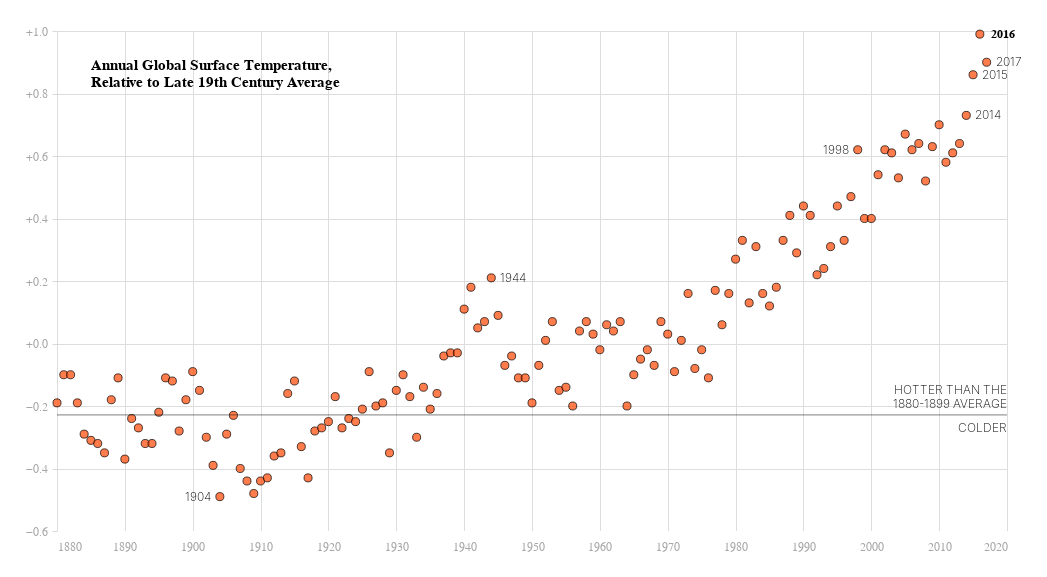

The cell this chart's notebook holds for it:
### Markdown cell above
#### 7. Collect all parts into one chart

### Code cell
(mainChart+line_chart+chart_title+colder_text+hotter_text+bold_text+text_left+text_right).properties(width = 950, height = 500, background = 'white', padding = 25).configure_view(
    strokeWidth=0)

### Figure 1 — Vega-Lite specification as saved in the notebook (floating-point values rounded to 4 significant figures; data arrays with more than 128 entries replaced by an {"elided": "..."} marker saying what was removed)
{"config": {"view": {"continuousWidth": 400, "continuousHeight": 300, "strokeWidth": 0}}, "layer": [{"data": {"name": "data-6eb15bf4e6e5f2c724f1ade2ba988bfb"}, "mark": {"type": "point", "color": "orangered", "filled": true, "size": 65, "stroke": "black", "strokeWidth": 1}, "encoding": {"x": {"type": "quantitative", "axis": {"domainColor": "white", "format": "1000f", "labelColor": "grey", "labelFontSize": 12, "labelOpacity": 0.7, "labelPadding": 5, "tickColor": "white", "tickCount": 10, "tickMinStep": 10}, "field": "Year", "scale": {"domain": [1880, 2020]}, "title": null}, "y": {"type": "quantitative", "axis": {"domainOpacity": 0, "format": "+.1f", "labelColor": "grey", "labelFontSize": 12, "labelOpacity": 0.7, "labelPadding": 5, "tickColor": "grey", "tickCount": 9, "tickMinStep": 0.2, "tickOpacity": 0.3}, "field": "J-D", "title": null}}}, {"data": {"name": "data-7a308401a6c4dd4e370c4729ef7bbfe2"}, "mark": {"type": "rule", "color": "black", "opacity": 0.5}, "encoding": {"y": {"type": "quantitative", "field": "y"}}}, {"data": {"name": "data-b47fb05836352c68f302dae248cf58f3"}, "mark": {"type": "text", "align": "left", "fontSize": 15, "fontWeight": "bold", "lineBreak": "\n", "text": "Annual Global Surface Temperature, \nRelative to Late 19th Century Average"}, "encoding": {"x": {"type": "quantitative", "field": "X"}, "y": {"type": "quantitative", "field": "Y"}}}, {"data": {"name": "data-3e1c78bd25d70dd2cb1bc499fe586176"}, "mark": {"type": "text", "align": "right", "fontSize": 12, "fontWeight": 200, "text": "COLDER"}, "encoding": {"x": {"type": "quantitative", "field": "X"}, "y": {"type": "quantitative", "field": "Y"}}}, {"data": {"name": "data-9822e5aeddffd11f0a1c965d307d6fb6"}, "mark": {"type": "text", "align": "right", "fontSize": 12, "fontWeight": 200, "lineBreak": "\n", "text": "HOTTER THAN THE \n1880-1899 AVERAGE"}, "encoding": {"x": {"type": "quantitative", "field": "X"}, "y": {"type": "quantitative", "field": "Y"}}}, {"data": {"name": "data-af999379bd3cab571051fd1cb6c99a9b"}, "mark": {"type": "text", "align": "right", "dx": 35, "fontSize": 12, "fontWeight": "bold"}, "encoding": {"text": {"type": "ordinal", "field": "Year"}, "x": {"type": "quantitative", "field": "Year"}, "y": {"type": "quantitative", "field": "J-D"}}}, {"data": {"name": "data-a5ded0b48a0ceaa600ea7ebe2dc2ffd7"}, "mark": {"type": "text", "align": "left", "dx": -35, "fontSize": 12, "fontWeight": 200}, "encoding": {"text": {"type": "ordinal", "field": "Year"}, "x": {"type": "quantitative", "field": "Year"}, "y": {"type": "quantitative", "field": "J-D"}}}, {"data": {"name": "data-837c41dbc42138c8728fee56f06d7093"}, "mark": {"type": "text", "align": "right", "dx": 35, "fontSize": 12, "fontWeight": 200}, "encoding": {"text": {"type": "ordinal", "field": "Year"}, "x": {"type": "quantitative", "field": "Year"}, "y": {"type": "quantitative", "field": "J-D"}}}], "background": "white", "height": 500, "padding": 25, "width": 950, "$schema": "https://vega.github.io/schema/vega-lite/v4.8.1.json", "datasets": {"data-6eb15bf4e6e5f2c724f1ade2ba988bfb": {"elided": "138 records"}, "data-7a308401a6c4dd4e370c4729ef7bbfe2": [{"y": -0.2285}], "data-b47fb05836352c68f302dae248cf58f3": [{"X": 1885, "Y": 0.89}], "data-3e1c78bd25d70dd2cb1bc499fe586176": [{"X": 2020, "Y": -0.27}], "data-9822e5aeddffd11f0a1c965d307d6fb6": [{"X": 2020, "Y": -0.15}], "data-af999379bd3cab571051fd1cb6c99a9b": [{"Year": 2016, "Jan": 1.15, "Feb": 1.34, "Mar": 1.3, "Apr": 1.07, "May": 0.9, "Jun": 0.78, "Jul": 0.82, "Aug": 0.99, "Sep": 0.87, "Oct": 0.89, "Nov": 0.9, "Dec": 0.82, "J-D": 0.99, "D-N": "1.01", "DJF": "1.19", "MAM": 1.09, "JJA": 0.86, "SON": 0.88}], "data-a5ded0b48a0ceaa600ea7ebe2dc2ffd7": [{"Year": 1904, "Jan": -0.67, "Feb": -0.59, "Mar": -0.51, "Apr": -0.55, "May": -0.56, "Jun": -0.51, "Jul": -0.54, "Aug": -0.51, "Sep": -0.53, "Oct": -0.4, "Nov": -0.22, "Dec": -0.35, "J-D": -0.49, "D-N": "-.51", "DJF": "-.60", "MAM": -0.54, "JJA": -0.52, "SON": -0.38}, {"Year": 1998, "Jan": 0.6, "Feb": 0.9, "Mar": 0.63, "Apr": 0.63, "May": 0.69, "Jun": 0.77, "Jul": 0.68, "Aug": 0.66, "Sep": 0.41, "Oct": 0.44, "Nov": 0.49, "Dec": 0.56, "J-D": 0.62, "D-N": ".62", "DJF": ".69", "MAM": 0.65, "JJA": 0.7, "SON": 0.45}], "data-837c41dbc42138c8728fee56f06d7093": [{"Year": 1944, "Jan": 0.35, "Feb": 0.26, "Mar": 0.26, "Apr": 0.19, "May": 0.19, "Jun": 0.2, "Jul": 0.18, "Aug": 0.17, "Sep": 0.3, "Oct": 0.25, "Nov": 0.1, "Dec": 0.02, "J-D": 0.21, "D-N": ".23", "DJF": ".29", "MAM": 0.22, "JJA": 0.18, "SON": 0.22}, {"Year": 2014, "Jan": 0.73, "Feb": 0.52, "Mar": 0.76, "Apr": 0.77, "May": 0.85, "Jun": 0.66, "Jul": 0.56, "Aug": 0.8, "Sep": 0.88, "Oct": 0.81, "Nov": 0.66, "Dec": 0.78, "J-D": 0.73, "D-N": ".72", "DJF": ".63", "MAM": 0.79, "JJA": 0.67, "SON": 0.78}, {"Year": 2015, "Jan": 0.81, "Feb": 0.87, "Mar": 0.9, "Apr": 0.74, "May": 0.75, "Jun": 0.79, "Jul": 0.71, "Aug": 0.79, "Sep": 0.81, "Oct": 1.07, "Nov": 1.02, "Dec": 1.1, "J-D": 0.86, "D-N": ".84", "DJF": ".82", "MAM": 0.8, "JJA": 0.76, "SON": 0.97}, {"Year": 2017, "Jan": 0.96, "Feb": 1.11, "Mar": 1.13, "Apr": 0.93, "May": 0.88, "Jun": 0.7, "Jul": 0.81, "Aug": 0.86, "Sep": 0.74, "Oct": 0.88, "Nov": 0.87, "Dec": 0.89, "J-D": 0.9, "D-N": ".89", "DJF": ".96", "MAM": 0.98, "JJA": 0.79, "SON": 0.83}]}}
